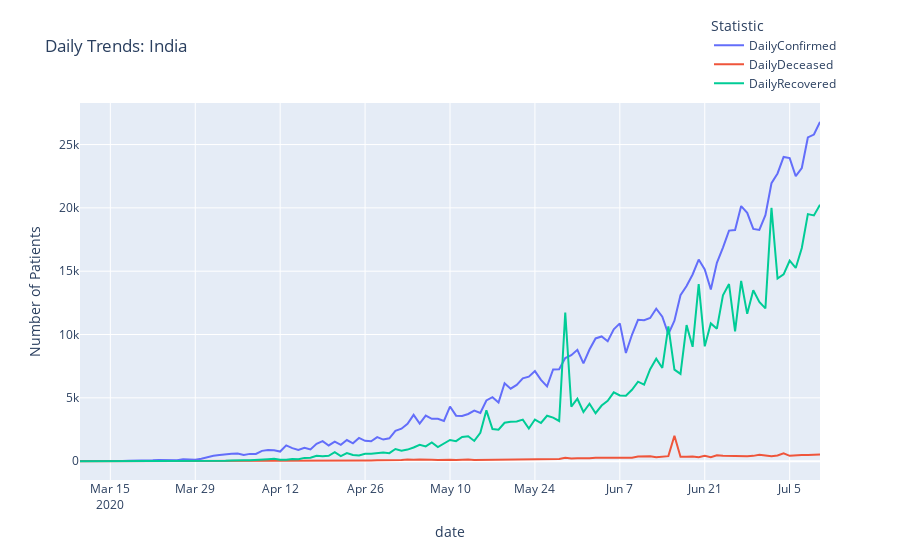

Here is the notebook cell this chart was saved with:
### Markdown cell above
## India - Current Statistics

### Code cell
#india_data = make_dataframe()
india_data = data_to_df('covid', fetch_new=False)
india_data.date = pd.to_datetime(india_data.date)
india_data.set_index('date', inplace=True)
india_data = india_data.astype('float')

pd.options.plotting.backend = "plotly"
fig = india_data[['DailyConfirmed', 'DailyDeceased',
                  'DailyRecovered']].iloc[40:].plot(title=' Daily Trends: India')
fig.update_layout(yaxis=dict(title='Number of Patients'),
                  legend_title_text='Statistic', legend=dict(x=.85, y=1.24))
